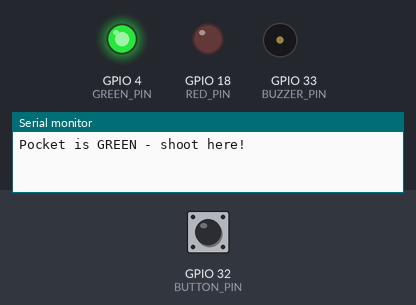
The sketch below on a simulated ESP32. Shown: output pins drawn as LEDs (lit = HIGH), buzzer (waves = sounding), the last lines printed to the serial monitor. The test bench sets the inputs (shaded band); at power-on: GPIO 32 (BUTTON_PIN) HIGH. Random numbers use the default seed unless the sketch sets one.

Above: at 1.2 s.
1.3 s: GPIO 32 (BUTTON_PIN) pulled LOW for 0.15 s
At 1.45 s:
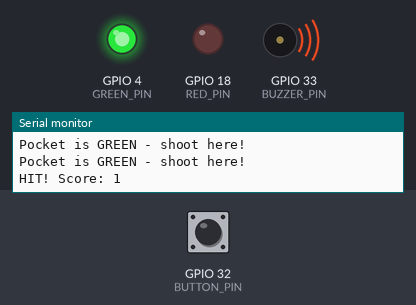
3.1 s: GPIO 32 (BUTTON_PIN) pulled LOW for 1 s
At 3.8 s:
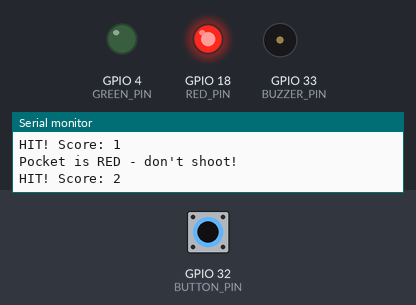
5.6 s: GPIO 32 (BUTTON_PIN) pulsed LOW 5 times (0.12 s each, 0.3 s apart)
At 6.95 s:
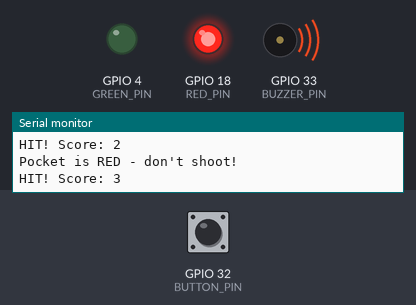
8.6 s: GPIO 32 (BUTTON_PIN) pulled LOW for 3.2 s
At 10.4 s:
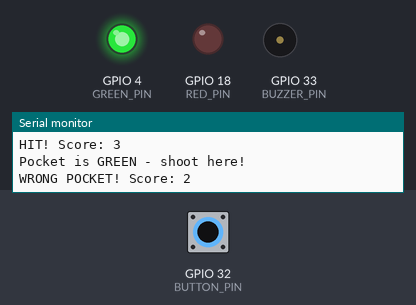
Timing chart, 0 to 11.9 s (numbered marks = the images above; inputs shaded):
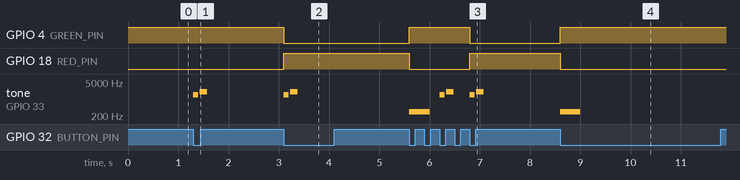

Measured:
- after the input at 1.3 s, tone on GPIO 33 (BUZZER_PIN): silent → 1500 Hz at once, → silent 0.10 s later, → 2000 Hz 0.03 s later, → silent 0.15 s later
- after the input at 3.1 s, GPIO 4 (GREEN_PIN): HIGH → LOW at once; GPIO 18 (RED_PIN): LOW → HIGH at once; tone on GPIO 33 (BUZZER_PIN): silent → 1500 Hz at once, → silent 0.10 s later, → 2000 Hz 0.03 s later, → silent 0.15 s later
- after the input at 5.6 s, GPIO 4 (GREEN_PIN): LOW → HIGH at once, → LOW 1.2 s later; GPIO 18 (RED_PIN): HIGH → LOW at once, → HIGH 1.2 s later; tone on GPIO 33 (BUZZER_PIN): plays 300 Hz for 0.40 s, 1500 Hz for 0.10 s, 2000 Hz for 0.15 s, 1500 Hz for 0.10 s, 2000 Hz for 0.15 s, starting at once
- after the input at 8.6 s, GPIO 4 (GREEN_PIN): LOW → HIGH at once; GPIO 18 (RED_PIN): HIGH → LOW at once; tone on GPIO 33 (BUZZER_PIN): silent → 300 Hz at once, → silent 0.40 s later

The sketch:

02_one_pocket_instant_lights.ino
```cpp
// Carnival Cue - single pocket test (instant lights)
// Green LED -> GPIO 4, Red LED -> GPIO 18, Pocket button -> GPIO 32, Passive buzzer -> GPIO 33

const int GREEN_PIN  = 4;
const int RED_PIN    = 18;
const int BUTTON_PIN = 32;
const int BUZZER_PIN = 33;

bool isTarget = true;          // true = green (shoot here), false = red (don't)
int score = 0;
bool lastPressed = false;
unsigned long lastHit = 0;
const unsigned long DEBOUNCE_MS = 300;

void showState() {
  digitalWrite(GREEN_PIN, isTarget ? HIGH : LOW);
  digitalWrite(RED_PIN,   isTarget ? LOW  : HIGH);
  Serial.println(isTarget ? "Pocket is GREEN - shoot here!" : "Pocket is RED - don't shoot!");
}

void beepGood() {
  tone(BUZZER_PIN, 1500, 100); delay(130);
  tone(BUZZER_PIN, 2000, 150);
}

void beepBad() {
  tone(BUZZER_PIN, 300, 400);
}

void setup() {
  Serial.begin(115200);
  pinMode(GREEN_PIN, OUTPUT);
  pinMode(RED_PIN, OUTPUT);
  pinMode(BUTTON_PIN, INPUT_PULLUP);   // button between GPIO 32 and GND
  randomSeed(esp_random());
  showState();
}

void loop() {
  bool pressed = (digitalRead(BUTTON_PIN) == LOW);

  // Trigger only at the moment the button goes down (ball drops in)
  if (pressed && !lastPressed && millis() - lastHit > DEBOUNCE_MS) {
    lastHit = millis();
    bool wasTarget = isTarget;

    // 1. Pick and show the next color right away
    isTarget = random(100) < 70;
    showState();

    // 2. Then score and beep
    if (wasTarget) {
      score++;
      Serial.print("HIT! Score: ");
      Serial.println(score);
      beepGood();
    } else {
      score--;
      Serial.print("WRONG POCKET! Score: ");
      Serial.println(score);
      beepBad();
    }
  }

  lastPressed = pressed;
}
```
